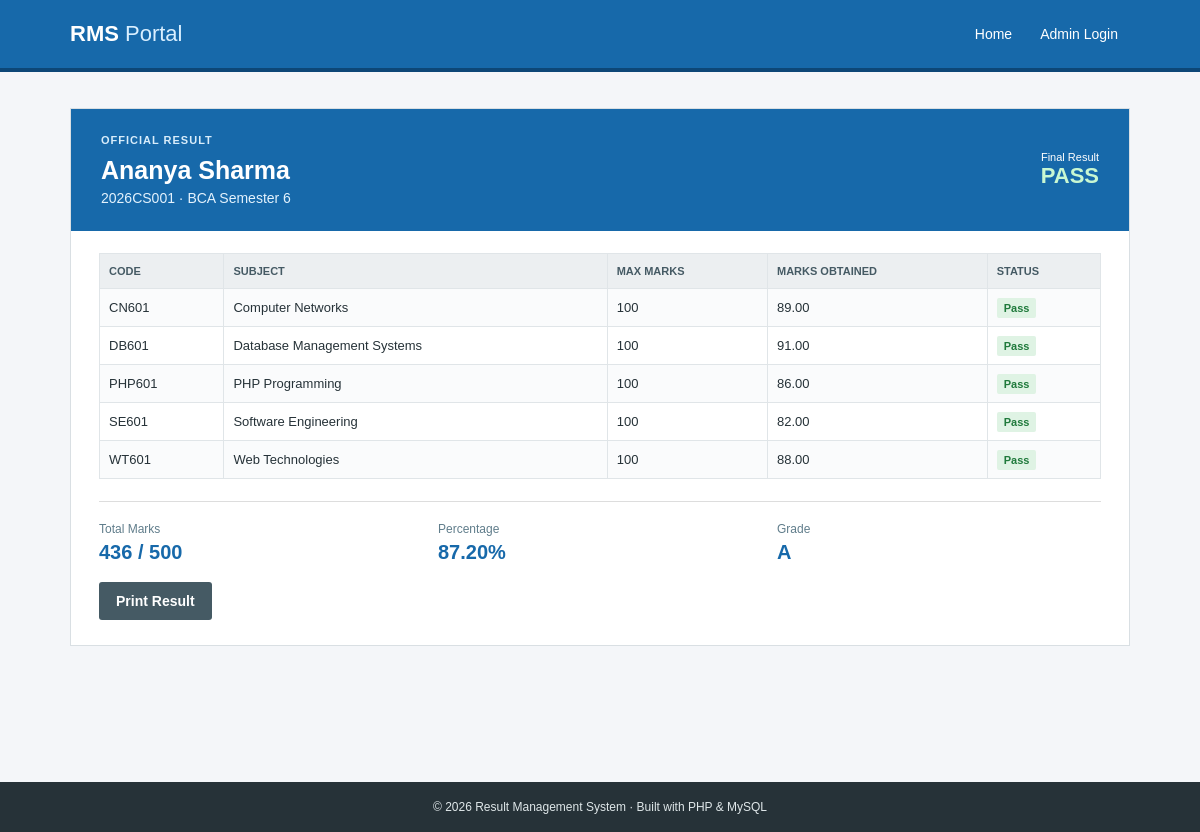
/result.php?roll_no=2026CS001, run on the app's committed database.
### tables this page shows
CREATE TABLE students (
  id INT AUTO_INCREMENT PRIMARY KEY,
  roll_no VARCHAR(30) NOT NULL UNIQUE,
  name VARCHAR(100) NOT NULL,
  class_name VARCHAR(50) NOT NULL,
  email VARCHAR(100) DEFAULT NULL
);

CREATE TABLE marks (
  id INT AUTO_INCREMENT PRIMARY KEY,
  student_id INT NOT NULL,
  subject_id INT NOT NULL,
  marks_obtained DECIMAL(5,2) NOT NULL,
  UNIQUE KEY student_subject (student_id, subject_id),
  FOREIGN KEY (student_id) REFERENCES students(id) ON DELETE CASCADE,
  FOREIGN KEY (subject_id) REFERENCES subjects(id) ON DELETE CASCADE
);

CREATE TABLE subjects (
  id INT AUTO_INCREMENT PRIMARY KEY,
  subject_code VARCHAR(20) NOT NULL UNIQUE,
  subject_name VARCHAR(100) NOT NULL,
  max_marks INT NOT NULL DEFAULT 100,
  pass_marks INT NOT NULL DEFAULT 35
);

### config.php (called while the page is built, shortened)
<?php
function e($value) { return htmlspecialchars((string)$value, ENT_QUOTES, 'UTF-8'); }
function is_admin() { return isset($_SESSION['admin_id']); }
function grade($percentage) {
    if ($percentage >= 80) return 'A';
    return 'F';
}
?>

### result.php (the view)
<?php require 'config.php'; $roll=trim($_GET['roll_no']??'');$student=null;$rows=[];if($roll!==''){$stmt=$conn->prepare('SELECT * FROM students WHERE roll_no=?');$stmt->bind_param('s',$roll);$stmt->execute();$student=$stmt->get_result()->fetch_assoc();if($student){$stmt=$conn->prepare('SELECT su.subject_code,su.subject_name,su.max_marks,su.pass_marks,m.marks_obtained FROM subjects su LEFT JOIN marks m ON m.subject_id=su.id AND m.student_id=? ORDER BY su.subject_name');$stmt->bind_param('i',$student['id']);$stmt->execute();$rows=$stmt->get_result()->fetch_all(MYSQLI_ASSOC);}}$page_title='Result'; require 'header.php'; ?>
<div class="result-wrap"><?php if(!$student):?><div class="panel empty"><h1>Result not found</h1><p>Check the roll number and try again.</p><a class="button-link" href="index.php">Back to search</a></div><?php else: $total=0;$maximum=0;$passed=true;foreach($rows as $r){$total+=(float)($r['marks_obtained']??0);$maximum+=$r['max_marks'];if($r['marks_obtained']===null||(float)$r['marks_obtained']<$r['pass_marks'])$passed=false;} $percentage=$maximum?($total/$maximum*100):0;?><section class="result-card"><div class="result-top"><div><p class="eyebrow">Official Result</p><h1><?=e($student['name'])?></h1><p><?=e($student['roll_no'])?> · <?=e($student['class_name'])?></p></div><div class="final <?= $passed?'pass':'fail' ?>"><span>Final Result</span><strong><?= $passed?'PASS':'FAIL' ?></strong></div></div><table class="result-table"><tr><th>Code</th><th>Subject</th><th>Max Marks</th><th>Marks Obtained</th><th>Status</th></tr><?php foreach($rows as $r):$ok=$r['marks_obtained']!==null&&(float)$r['marks_obtained']>=$r['pass_marks'];?><tr><td><?=e($r['subject_code'])?></td><td><?=e($r['subject_name'])?></td><td><?=$r['max_marks']?></td><td><?= $r['marks_obtained']===null?'—':$r['marks_obtained']?></td><td><span class="badge <?=$ok?'ok':'no'?>"><?=$ok?'Pass':'Fail'?></span></td></tr><?php endforeach;?></table><div class="summary"><div><span>Total Marks</span><strong><?=$total?> / <?=$maximum?></strong></div><div><span>Percentage</span><strong><?=number_format($percentage,2)?>%</strong></div><div><span>Grade</span><strong><?=grade($percentage)?></strong></div></div><button class="print" onclick="window.print()">Print Result</button></section><?php endif;?></div>
<?php require 'footer.php'; ?>

### header.php (shortened to what this page needs)
<!DOCTYPE html><html lang="en"><head><meta charset="UTF-8"><meta name="viewport" content="width=device-width, initial-scale=1.0"><title><?= e($page_title) ?></title><link rel="stylesheet" href="assets/style.css"></head><body>
<header><div class="nav"><a class="brand" href="index.php">RMS <span>Portal</span></a><nav>
<?php if (is_admin()): ?><a href="dashboard.php">Dashboard</a><a href="students.php">Students</a><a href="subjects.php">Subjects</a><a href="marks.php">Marks</a><a class="logout" href="logout.php">Logout</a>
<?php else: ?><a href="index.php">Home</a><a href="login.php">Admin Login</a><?php endif; ?>
</nav></div></header><main>

### footer.php
</main><footer>© <?= date('Y') ?> Result Management System · Built with PHP & MySQL</footer></body></html>

### assets/style.css (style rules this page uses)
* { box-sizing:border-box }
body { margin:0;background:#f4f6f9;color:#263238;font-family:Arial,Helvetica,sans-serif;font-size:14px }
header { background:#1769aa;border-bottom:4px solid #0d4777 }
.nav { max-width:1100px;margin:auto;min-height:68px;padding:0 20px;display:flex;align-items:center;justify-content:space-between }
.brand { color:#fff;text-decoration:none;font-size:22px;font-weight:bold }
.brand span { font-weight:normal;color:#d9efff }
nav { display:flex;gap:4px }
nav a { color:#fff;text-decoration:none;padding:11px 12px;font-size:14px;border-radius:3px }
main { max-width:1100px;min-height:calc(100vh - 130px);margin:auto;padding:0 20px }
footer { background:#263238;color:#dfe7e9;text-align:center;padding:18px;margin-top:40px;font-size:12px }
.eyebrow { margin:0 0 10px;color:#1769aa;text-transform:uppercase;font-size:11px;font-weight:bold;letter-spacing:1px }
button,.button-link { background:#1769aa;border:0;border-radius:3px;color:#fff;cursor:pointer;font-size:14px;font-weight:bold;padding:11px 17px;text-decoration:none;display:inline-block;margin-top:18px }
.stats span,.summary span { color:#607d8b;font-size:12px }
table { width:100%;border-collapse:collapse;font-size:13px }
th { background:#eceff1;color:#455a64;text-align:left;text-transform:uppercase;font-size:11px }
th,td { padding:11px 9px;border:1px solid #e0e5e8 }
tr:nth-child(even) { background:#fafbfc }
.result-wrap { padding:36px 0 }
.result-card { background:#fff;border:1px solid #d9dfe3 }
.result-top { background:#1769aa;color:#fff;padding:25px 30px;display:flex;justify-content:space-between;align-items:center }
.result-top .eyebrow { color:#d8edfb }
.result-top h1 { font-size:25px;color:#fff;margin:0 0 5px }
.result-top p:not(.eyebrow) { margin:0;color:#e3f2fd }
.final { text-align:right }
.final span { display:block;font-size:11px }
.final strong { font-size:22px }
.final.pass strong { color:#c8f7d2 }
.result-table { margin:22px 28px;width:calc(100% - 56px) }
.badge { font-weight:bold;font-size:11px;padding:4px 7px;border-radius:2px }
.ok { background:#dff3e4;color:#207a3c }
.summary { margin:0 28px;border-top:1px solid #ddd;padding:18px 0;display:grid;grid-template-columns:repeat(3,1fr);gap:15px }
.summary strong { display:block;color:#1769aa;font-size:20px;margin-top:5px }
.print { margin:0 28px 25px;background:#455a64 }

### data on the page
students: name "Ananya Sharma", roll_no "2026CS001", class_name "BCA Semester 6"
marks: subject.subject_code "CN601", subject.subject_name "Computer Networks", subject.max_marks "100", marks_obtained "89.00", shows "Pass"
marks: subject.subject_code "DB601", subject.subject_name "Database Management Systems", subject.max_marks "100", marks_obtained "91.00", shows "Pass"
marks: subject.subject_code "PHP601", subject.subject_name "PHP Programming", subject.max_marks "100", marks_obtained "86.00", shows "Pass"
marks: subject.subject_code "SE601", subject.subject_name "Software Engineering", subject.max_marks "100", marks_obtained "82.00", shows "Pass"
marks: subject.subject_code "WT601", subject.subject_name "Web Technologies", subject.max_marks "100", marks_obtained "88.00", shows "Pass"

### other printed values
$total "436"
$maximum "500"
$percentage "87.20"
grade($percentage) "A"
